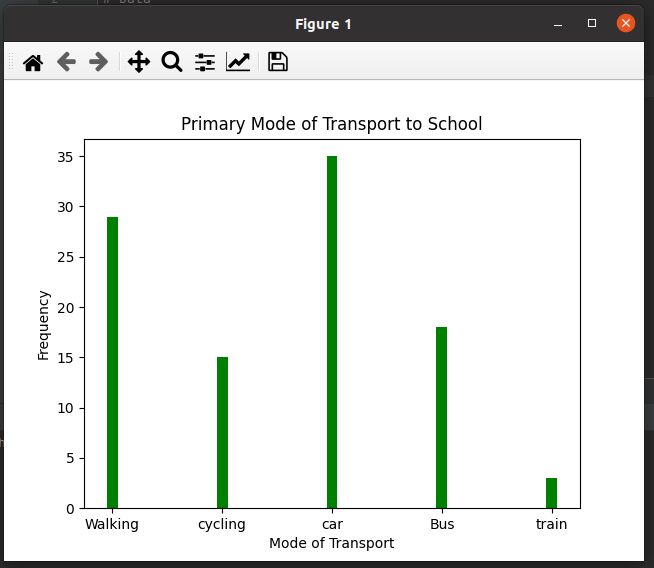

Python code for this plot:
import matplotlib.pyplot as plt
# Data
transport_modes = ['Walking', 'cycling', 'car', 'Bus', 'train']
frequencies = [29, 15, 35, 18, 3]

# Create a bar graph
plt.bar(transport_modes, frequencies, width=0.1, color='green')

# Set labels and title
plt.xlabel('Mode of Transport')
plt.ylabel('Frequency')
plt.title('Primary Mode of Transport to School')

# Show the bar graph
plt.show()
